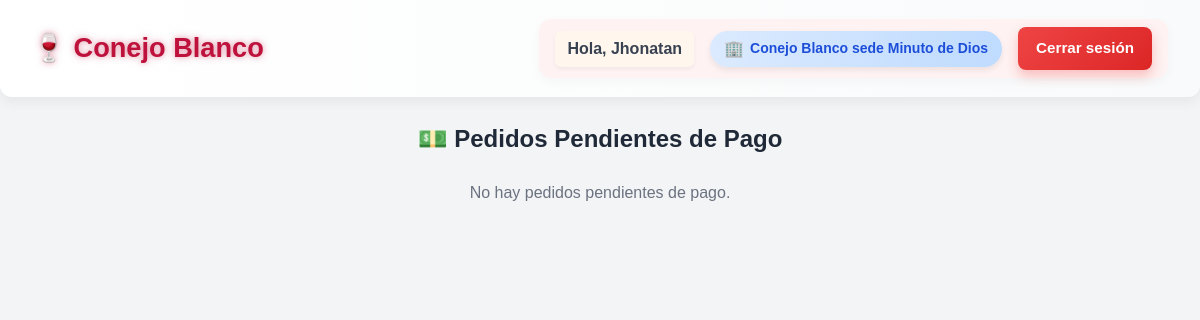
/api/pedidos/por_pagar/ (signed in), run on an earlier commit of the app's database.
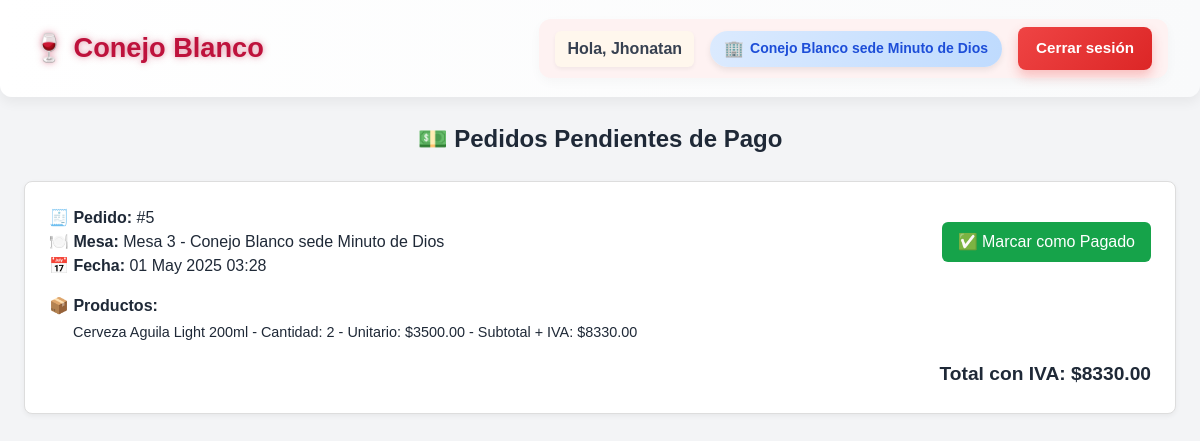
And on a later commit of the database.
### pedidos/models.py (models this page shows, shortened)
class Pedido(models.Model):
    usuario = models.ForeignKey(Usuario, on_delete=models.CASCADE)
    mesa = models.ForeignKey(Mesa, on_delete=models.SET_NULL, null=True, blank=True)
    pagado = models.BooleanField(default=False)
    estado = models.CharField(max_length=20, choices=ESTADOS_PEDIDO, default='pendiente')
    creado = models.DateTimeField(auto_now_add=True)

class PedidoProducto(models.Model):
    pedido = models.ForeignKey('Pedido', related_name='productos', on_delete=models.CASCADE)
    producto = models.ForeignKey(Producto, on_delete=models.CASCADE)
    cantidad = models.PositiveIntegerField()
    precio_unitario = models.DecimalField(max_digits=10, decimal_places=2, default=0.00)
    def subtotal_con_iva(self):
        return self.precio_unitario * self.cantidad * Decimal('1.19')

### mesa/models.py (models this page shows)
class Mesa(models.Model):
    UBICACIONES = (
        (1, 'Primer piso'),
        (2, 'Segundo piso'),
    )
    numeroMesa = models.PositiveIntegerField()
    capacidad = models.PositiveIntegerField()
    ubicacion = models.IntegerField(choices=UBICACIONES)
    sede = models.ForeignKey(Sede, on_delete=models.CASCADE)
    ocupada = models.BooleanField(default=False)
    def __str__(self):
        return f"Mesa {self.numeroMesa} - {self.sede.nombre}"
    class Meta:
        unique_together = ('numeroMesa', 'sede')  # Evitar duplicados en una sede

### sede/models.py (models this page shows, shortened)
class Sede(models.Model):
    nombre = models.CharField(max_length=100)
    direccion = models.CharField(max_length=255)
    telefono = models.CharField(max_length=20)
    email = models.EmailField()

### productos/models.py (models this page shows, shortened)
class Producto(models.Model):
    nombre = models.CharField(max_length=100)
    descripcion = models.TextField(blank=True, null=True)

### pedidos/views.py (the view)
# urls.py: path('por_pagar/', pedidos_por_pagar, name='pedidos_por_pagar'),
@login_required
def pedidos_por_pagar(request):
    if request.user.rol not in ['cajero', 'administrador']:
        return redirect('dashboard')
    sede_usuario = request.user.sede
    pedidos = Pedido.objects.filter(
        usuario__sede=sede_usuario,
        estado='pendiente'
    ).select_related('usuario').order_by('-creado')
    return render(request, 'pedidos/pedidos_por_pagar.html', {'pedidos': pedidos})

### pedidos/templatetags/custom_filters.py (called while the page is built)
@register.filter
def total_con_iva(productos):
    total = 0
    for item in productos:
        total += item.subtotal_con_iva()
    return round(total, 2)

### templates/pedidos/pedidos_por_pagar.html (shortened to what this page needs)
{% extends 'base.html' %}
{% load static %}
{% load custom_filters %}
{% block head %}
<link rel="stylesheet" href="{% static 'css/pedidos/pedidos_pendientes.css' %}">
{% endblock %}
{% block content %}
<h2 class="titulo-seccion">💵 Pedidos Pendientes de Pago</h2>
{% if pedidos %}
<div class="contenedor-pedidos">
    {% for pedido in pedidos %}
    <div class="pedido-card">
        <div class="pedido-header">
            <div>
                <p><strong>🧾 Pedido:</strong> #{{ pedido.id }}</p>
                <p><strong>🍽️ Mesa:</strong> {{ pedido.mesa }}</p>
                <p><strong>📅 Fecha:</strong> {{ pedido.creado|date:"d M Y H:i" }}</p>
            </div>
            <div>
                <button onclick="confirmarPago(this)" class="btn-pagar"
                    data-url="{% url 'marcar_pedido_pagado' pedido.id %}">
                    ✅ Marcar como Pagado
                </button>
            </div>
        </div>
        <div>
            <p class="font-semibold mb-1">📦 Productos:</p>
            <ul class="lista-productos">
                {% for item in pedido.productos.all %}
                    <li>{{ item.producto.nombre }} - Cantidad: {{ item.cantidad }} - Unitario: ${{ item.precio_unitario }} - Subtotal + IVA: ${{ item.subtotal_con_iva|floatformat:2 }}</li>
                {% endfor %}
            </ul>
        </div>
        <div class="total-pedido">
            Total con IVA: ${{ pedido.productos.all|total_con_iva }}
        </div>
    </div>
    {% endfor %}
</div>
{% else %}
<p class="mensaje-vacio">No hay pedidos pendientes de pago.</p>
{% endif %}
{% endblock %}

What changed in the data, as far as the page shows it:
added Pedido: id "5", mesa "Mesa 3 - Conejo Blanco sede Minuto de Dios", creado "01 May 2025 03:28", productos.all|total_con_iva "8330.00"
added PedidoProducto: producto.nombre "Cerveza Aguila Light 200ml", cantidad "2", precio_unitario "3500.00", subtotal_con_iva "8330.00"
Also different on the page:
text no longer shown: "No hay pedidos pendientes de pago."
